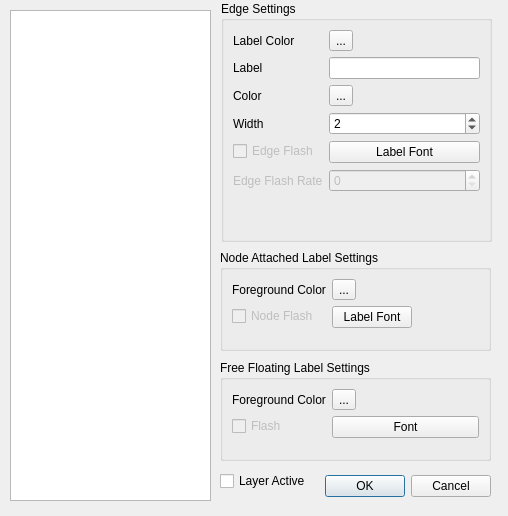
<?xml version="1.0" encoding="UTF-8"?>
<ui version="4.0">
 <class>layerConfigurationDialog</class>
 <widget class="QDialog" name="layerConfigurationDialog">
  <property name="geometry">
   <rect>
    <x>0</x>
    <y>0</y>
    <width>508</width>
    <height>516</height>
   </rect>
  </property>
  <property name="sizePolicy">
   <sizepolicy hsizetype="Fixed" vsizetype="Fixed">
    <horstretch>0</horstretch>
    <verstretch>0</verstretch>
   </sizepolicy>
  </property>
  <property name="windowTitle">
   <string>Layer Configuration</string>
  </property>
  <widget class="QDialogButtonBox" name="buttonBox">
   <property name="geometry">
    <rect>
     <x>320</x>
     <y>470</y>
     <width>171</width>
     <height>32</height>
    </rect>
   </property>
   <property name="orientation">
    <enum>Qt::Horizontal</enum>
   </property>
   <property name="standardButtons">
    <set>QDialogButtonBox::Cancel|QDialogButtonBox::Ok</set>
   </property>
  </widget>
  <widget class="QCheckBox" name="layerActiveCheckBox">
   <property name="geometry">
    <rect>
     <x>220</x>
     <y>470</y>
     <width>111</width>
     <height>22</height>
    </rect>
   </property>
   <property name="text">
    <string>Layer Active</string>
   </property>
  </widget>
  <widget class="QListWidget" name="layerListWidget">
   <property name="geometry">
    <rect>
     <x>10</x>
     <y>10</y>
     <width>201</width>
     <height>491</height>
    </rect>
   </property>
   <property name="frameShape">
    <enum>QFrame::StyledPanel</enum>
   </property>
   <property name="frameShadow">
    <enum>QFrame::Sunken</enum>
   </property>
   <property name="alternatingRowColors">
    <bool>false</bool>
   </property>
  </widget>
  <widget class="QGroupBox" name="edgeGroupBox">
   <property name="geometry">
    <rect>
     <x>221</x>
     <y>1</y>
     <width>271</width>
     <height>241</height>
    </rect>
   </property>
   <property name="title">
    <string>Edge Settings</string>
   </property>
   <layout class="QFormLayout" name="formLayout_2">
    <item row="1" column="0">
     <widget class="QLabel" name="edgeLabelColorLabel">
      <property name="text">
       <string>Label Color</string>
      </property>
     </widget>
    </item>
    <item row="1" column="1">
     <widget class="QToolButton" name="edgeLabelColorButton">
      <property name="styleSheet">
       <string notr="true"/>
      </property>
      <property name="text">
       <string>...</string>
      </property>
     </widget>
    </item>
    <item row="4" column="0">
     <widget class="QLabel" name="edgeColorLabel">
      <property name="text">
       <string>Color</string>
      </property>
     </widget>
    </item>
    <item row="4" column="1">
     <widget class="QToolButton" name="edgeColorButton">
      <property name="styleSheet">
       <string notr="true"/>
      </property>
      <property name="text">
       <string>...</string>
      </property>
     </widget>
    </item>
    <item row="8" column="0">
     <widget class="QCheckBox" name="edgeFlashingCheckBox">
      <property name="enabled">
       <bool>false</bool>
      </property>
      <property name="text">
       <string>Edge Flash</string>
      </property>
     </widget>
    </item>
    <item row="8" column="1">
     <widget class="QPushButton" name="edgeLabelFontButton">
      <property name="styleSheet">
       <string notr="true">font: 10pt &quot;Sans Serif&quot;;</string>
      </property>
      <property name="text">
       <string>Label Font</string>
      </property>
     </widget>
    </item>
    <item row="9" column="0">
     <widget class="QLabel" name="label_5">
      <property name="enabled">
       <bool>false</bool>
      </property>
      <property name="text">
       <string>Edge Flash Rate</string>
      </property>
     </widget>
    </item>
    <item row="9" column="1">
     <widget class="QSpinBox" name="edgeFlashingRateSpinBox">
      <property name="enabled">
       <bool>false</bool>
      </property>
     </widget>
    </item>
    <item row="7" column="1">
     <widget class="QSpinBox" name="edgeWidthSpinBox">
      <property name="specialValueText">
       <string/>
      </property>
      <property name="value">
       <number>2</number>
      </property>
     </widget>
    </item>
    <item row="7" column="0">
     <widget class="QLabel" name="label_4">
      <property name="text">
       <string>Width</string>
      </property>
     </widget>
    </item>
    <item row="3" column="1">
     <widget class="QLineEdit" name="edgeLabelEditBox">
      <property name="text">
       <string/>
      </property>
     </widget>
    </item>
    <item row="3" column="0">
     <widget class="QLabel" name="label_3">
      <property name="text">
       <string>Label</string>
      </property>
     </widget>
    </item>
   </layout>
  </widget>
  <widget class="QGroupBox" name="nodeLabelGroupBox">
   <property name="geometry">
    <rect>
     <x>220</x>
     <y>250</y>
     <width>271</width>
     <height>101</height>
    </rect>
   </property>
   <property name="title">
    <string>Node Attached Label Settings</string>
   </property>
   <layout class="QFormLayout" name="formLayout">
    <property name="fieldGrowthPolicy">
     <enum>QFormLayout::ExpandingFieldsGrow</enum>
    </property>
    <item row="0" column="0">
     <widget class="QLabel" name="label_2">
      <property name="text">
       <string>Foreground Color</string>
      </property>
     </widget>
    </item>
    <item row="1" column="0">
     <widget class="QCheckBox" name="edgeFlashingCheckBox_2">
      <property name="enabled">
       <bool>false</bool>
      </property>
      <property name="text">
       <string>Node Flash</string>
      </property>
     </widget>
    </item>
    <item row="1" column="1">
     <widget class="QPushButton" name="nodeLabelFontButton">
      <property name="text">
       <string>Label Font</string>
      </property>
     </widget>
    </item>
    <item row="0" column="1">
     <widget class="QToolButton" name="nodeLabelColorButton">
      <property name="text">
       <string>...</string>
      </property>
     </widget>
    </item>
   </layout>
  </widget>
  <widget class="QGroupBox" name="floatingLabelGroupBox">
   <property name="geometry">
    <rect>
     <x>220</x>
     <y>360</y>
     <width>271</width>
     <height>101</height>
    </rect>
   </property>
   <property name="title">
    <string>Free Floating Label Settings</string>
   </property>
   <layout class="QFormLayout" name="formLayout_3">
    <item row="0" column="0">
     <widget class="QLabel" name="label">
      <property name="text">
       <string>Foreground Color</string>
      </property>
     </widget>
    </item>
    <item row="0" column="1">
     <widget class="QToolButton" name="floatingLabelColorButton">
      <property name="text">
       <string>...</string>
      </property>
     </widget>
    </item>
    <item row="1" column="0">
     <widget class="QCheckBox" name="edgeFlashingCheckBox_3">
      <property name="enabled">
       <bool>false</bool>
      </property>
      <property name="text">
       <string>Flash</string>
      </property>
     </widget>
    </item>
    <item row="1" column="1">
     <widget class="QPushButton" name="floatingLabelFontButton">
      <property name="text">
       <string>Font</string>
      </property>
     </widget>
    </item>
   </layout>
  </widget>
 </widget>
 <resources/>
 <connections>
  <connection>
   <sender>buttonBox</sender>
   <signal>accepted()</signal>
   <receiver>layerConfigurationDialog</receiver>
   <slot>accept()</slot>
   <hints>
    <hint type="sourcelabel">
     <x>248</x>
     <y>254</y>
    </hint>
    <hint type="destinationlabel">
     <x>157</x>
     <y>274</y>
    </hint>
   </hints>
  </connection>
  <connection>
   <sender>buttonBox</sender>
   <signal>rejected()</signal>
   <receiver>layerConfigurationDialog</receiver>
   <slot>reject()</slot>
   <hints>
    <hint type="sourcelabel">
     <x>316</x>
     <y>260</y>
    </hint>
    <hint type="destinationlabel">
     <x>286</x>
     <y>274</y>
    </hint>
   </hints>
  </connection>
  <connection>
   <sender>layerListWidget</sender>
   <signal>itemClicked(QListWidgetItem*)</signal>
   <receiver>layerConfigurationDialog</receiver>
   <slot>setCurrentLayer(QListWidgetItem*)</slot>
   <hints>
    <hint type="sourcelabel">
     <x>110</x>
     <y>175</y>
    </hint>
    <hint type="destinationlabel">
     <x>368</x>
     <y>173</y>
    </hint>
   </hints>
  </connection>
  <connection>
   <sender>edgeLabelEditBox</sender>
   <signal>textChanged(QString)</signal>
   <receiver>layerConfigurationDialog</receiver>
   <slot>updateEdgeLabel(QString)</slot>
   <hints>
    <hint type="sourcelabel">
     <x>385</x>
     <y>131</y>
    </hint>
    <hint type="destinationlabel">
     <x>368</x>
     <y>173</y>
    </hint>
   </hints>
  </connection>
  <connection>
   <sender>nodeLabelColorButton</sender>
   <signal>released()</signal>
   <receiver>layerConfigurationDialog</receiver>
   <slot>setNodeLabelColor()</slot>
   <hints>
    <hint type="sourcelabel">
     <x>386</x>
     <y>242</y>
    </hint>
    <hint type="destinationlabel">
     <x>368</x>
     <y>173</y>
    </hint>
   </hints>
  </connection>
  <connection>
   <sender>edgeColorButton</sender>
   <signal>released()</signal>
   <receiver>layerConfigurationDialog</receiver>
   <slot>setEdgeColor()</slot>
   <hints>
    <hint type="sourcelabel">
     <x>366</x>
     <y>92</y>
    </hint>
    <hint type="destinationlabel">
     <x>368</x>
     <y>173</y>
    </hint>
   </hints>
  </connection>
  <connection>
   <sender>floatingLabelColorButton</sender>
   <signal>released()</signal>
   <receiver>layerConfigurationDialog</receiver>
   <slot>setFloatingLabelColor()</slot>
   <hints>
    <hint type="sourcelabel">
     <x>386</x>
     <y>282</y>
    </hint>
    <hint type="destinationlabel">
     <x>368</x>
     <y>173</y>
    </hint>
   </hints>
  </connection>
  <connection>
   <sender>edgeLabelColorButton</sender>
   <signal>released()</signal>
   <receiver>layerConfigurationDialog</receiver>
   <slot>setEdgeLabelColor()</slot>
   <hints>
    <hint type="sourcelabel">
     <x>366</x>
     <y>22</y>
    </hint>
    <hint type="destinationlabel">
     <x>368</x>
     <y>173</y>
    </hint>
   </hints>
  </connection>
  <connection>
   <sender>edgeWidthSpinBox</sender>
   <signal>valueChanged(int)</signal>
   <receiver>layerConfigurationDialog</receiver>
   <slot>setEdgeWidth(int)</slot>
   <hints>
    <hint type="sourcelabel">
     <x>325</x>
     <y>161</y>
    </hint>
    <hint type="destinationlabel">
     <x>368</x>
     <y>173</y>
    </hint>
   </hints>
  </connection>
  <connection>
   <sender>edgeLabelFontButton</sender>
   <signal>clicked()</signal>
   <receiver>layerConfigurationDialog</receiver>
   <slot>setEdgeLabelFont()</slot>
   <hints>
    <hint type="sourcelabel">
     <x>290</x>
     <y>63</y>
    </hint>
    <hint type="destinationlabel">
     <x>368</x>
     <y>173</y>
    </hint>
   </hints>
  </connection>
  <connection>
   <sender>floatingLabelFontButton</sender>
   <signal>released()</signal>
   <receiver>layerConfigurationDialog</receiver>
   <slot>setFloatingLabelFont()</slot>
   <hints>
    <hint type="sourcelabel">
     <x>390</x>
     <y>436</y>
    </hint>
    <hint type="destinationlabel">
     <x>253</x>
     <y>257</y>
    </hint>
   </hints>
  </connection>
  <connection>
   <sender>nodeLabelFontButton</sender>
   <signal>released()</signal>
   <receiver>layerConfigurationDialog</receiver>
   <slot>setNodeLabelFont()</slot>
   <hints>
    <hint type="sourcelabel">
     <x>392</x>
     <y>326</y>
    </hint>
    <hint type="destinationlabel">
     <x>253</x>
     <y>257</y>
    </hint>
   </hints>
  </connection>
 </connections>
 <slots>
  <slot>setCurrentLayer(QListWidgetItem*)</slot>
  <slot>setEdgeLabelFont()</slot>
  <slot>setEdgeLabelColor()</slot>
  <slot>setFloatingLabelColor()</slot>
  <slot>setNodeLabelColor()</slot>
  <slot>setEdgeWidth(int)</slot>
  <slot>updateEdgeLabel(QString)</slot>
  <slot>setEdgeColor()</slot>
  <slot>setNodeLabelFont()</slot>
  <slot>setFloatingLabelFont()</slot>
 </slots>
</ui>
